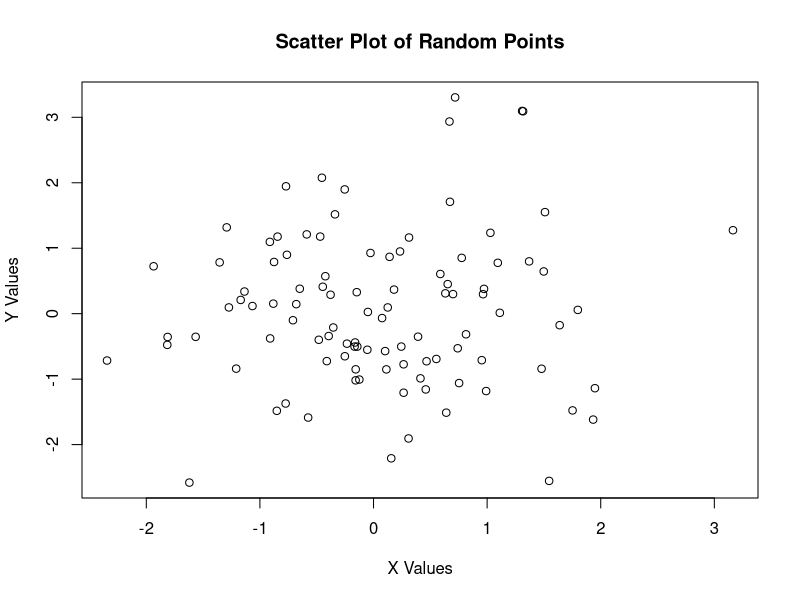
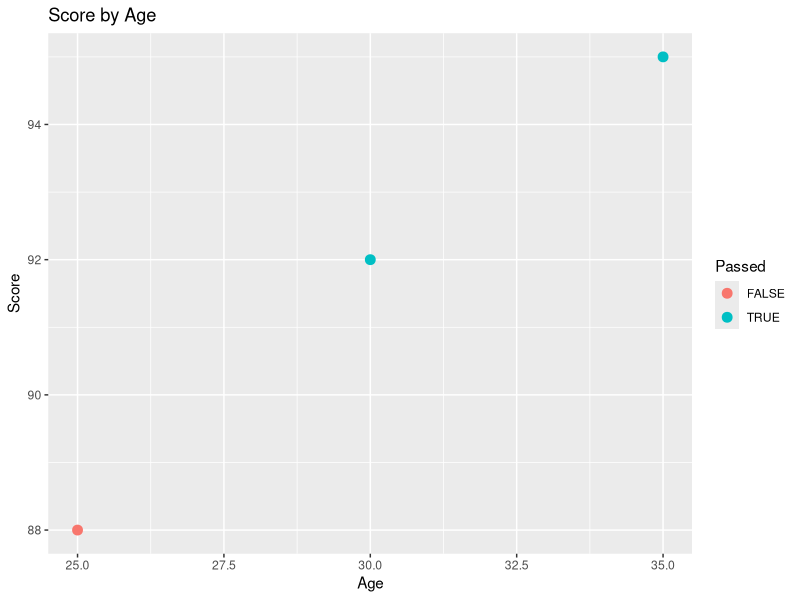

Source code (R) for these figures, in order:
a <- 5
b <- 10
sum_ab <- a + b
print(sum_ab)

vec <- seq(1, 100, by = 2)
print(vec)
mean_vec <- mean(vec)
sd_vec <- sd(vec)
cat("Mean:", mean_vec, "Standard Deviation:", sd_vec, "\n")

data <- data.frame(
  Name = c("Alice", "Bob", "Charlie"),
  Age = c(25, 30, 35),
  Score = c(88, 92, 95)
)
print(data)
data$Passed <- data$Score > 90
print(data)

x <- rnorm(100)
y <- rnorm(100)
plot(x, y, main = "Scatter Plot of Random Points", xlab = "X Values", ylab = "Y Values")

if (!require(ggplot2)) install.packages("ggplot2")
library(ggplot2)
ggplot(data, aes(x = Age, y = Score, color = Passed)) +
  geom_point(size = 3) +
  labs(title = "Score by Age", x = "Age", y = "Score")

data("mtcars")
summary(mtcars)
